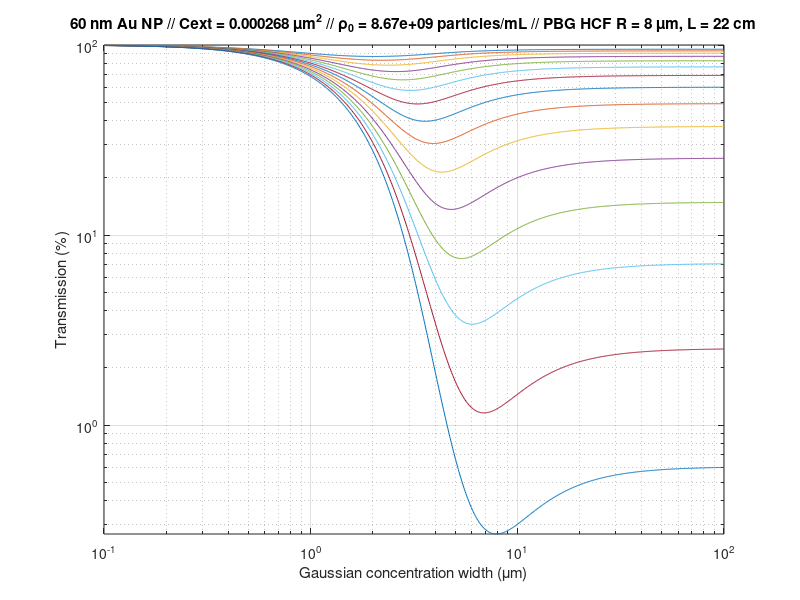

Here is the MATLAB script that generated this plot: (Note: this script raises an error after producing the figure.)
clc
clear 
close all

L = 0.22; % Length of the fibre in m
sigma = 2.68*10^(-16); % extinction coefficient in m^2
rho_zero = (2.6*10^10)/(3*10^-6); %concentration in m^3 from bbi: 2.6*10^10 part/ml and since we are using 2:1 D20 :Au solution
% rho_array = linspace(0.01, 10, 10) * rho_zero;
rho_array = logspace(-1, 1, 15) * rho_zero;

R = 8*10^(-6); % Radius of the fibre in m
% wvalues = linspace(0.001*R,100*R,10000); %in m
% wvalues = linspace(0.100, 100, 1000) ./ 1e6; % in m
wvalues = logspace(-1, 2, 1000) ./ 1e6; % in m

I = @(r) besselj(0, 2.405*r./R).^2 ; % intensity
I0 = 1/(integral(@(r) I(r).*2*pi.*r,0,R)); % normalisation constant so that the input power (=Integral(I(r))dA over the area of the core=1

T = zeros(size(wvalues,2),size(rho_array,2));
k = 0;
for i = 1:1:size(wvalues,2)
    w = wvalues(i);
    for j = 1:1:size(rho_array,2)
        k = k + 1;
        clc, disp([num2str(k/(size(wvalues,2)*size(rho_array,2))*100) '%'])
        rho = rho_array(j);
        
        h = @(r) -L*sigma*((rho*R^2)/(w^2*(1-exp(-R^2/w^2)))*exp(-r.^2/w^2)); % intermediate function
        f = @(r) 2*pi*(I0)*I(r).*r.*exp(h(r)); % Function we integrate

        T(i,j) = integral(f, 0, R); % Power out
    end
end

%% plotting
close all
figure('Units','normalized','Position',[0.01 0.08 0.85 0.75]);
legend_cell = {};
for j = 1:1:size(rho_array,2)
    rho = rho_array(j);
%     semilogx(wvalues*1e6, T(:,j)*100), hold all %Power out = y axis , w = x axis
    plot_handle{j} = loglog(wvalues*1e6, T(:,j)*100); hold all %Power out = y axis , w = x axis
    legend_cell{end+1} = ['\rho / \rho_0 = ' num2str(rho/rho_zero)];
end
grid on
axis tight
ylim([0,100])
ylabel('Transmission (%)')
xlabel('Gaussian concentration width (\mum)')
title(['60 nm Au NP'...
    ' // Cext = ' num2str(sigma*1e12) ' \mum^2'...
    ' // \rho_0 = ' num2str(rho_zero/1e6,'%.2e') ' particles/mL'...
    ' // PBG HCF R = ' num2str(R*1e6) ' \mum, L = ' num2str(L*100) ' cm'...
    ])
legend(legend_cell, 'Location', 'SW')

% figure('Units','normalized','Position',[0.14 0.13 0.85 0.75]);
% contourf(wvalues*1e6,rho_array/rho_zero,T')

%% colour scheme
colour_type = {'DEFAULT', ...
    'parula', 'jet', 'hsv', 'cool', ...
    'spring', 'summer', 'autumn', 'winter', ...
    'gray', 'copper',...
    'red', 'green', 'aqua', 'blue', 'purple',...
    };
menu_colour = 2;
menu_colour = menu('Colour scheme', colour_type);
if menu_colour > 1 
    for j = 1:1:size(plot_handle,2)
        colour_RGB = colour_gradient(j, size(plot_handle,2), colour_type(menu_colour));
        plot_handle{j}.Color = colour_RGB;  
        plot_handle{j}.LineStyle = '-';
        plot_handle{j}.LineWidth = 2;
    end
end